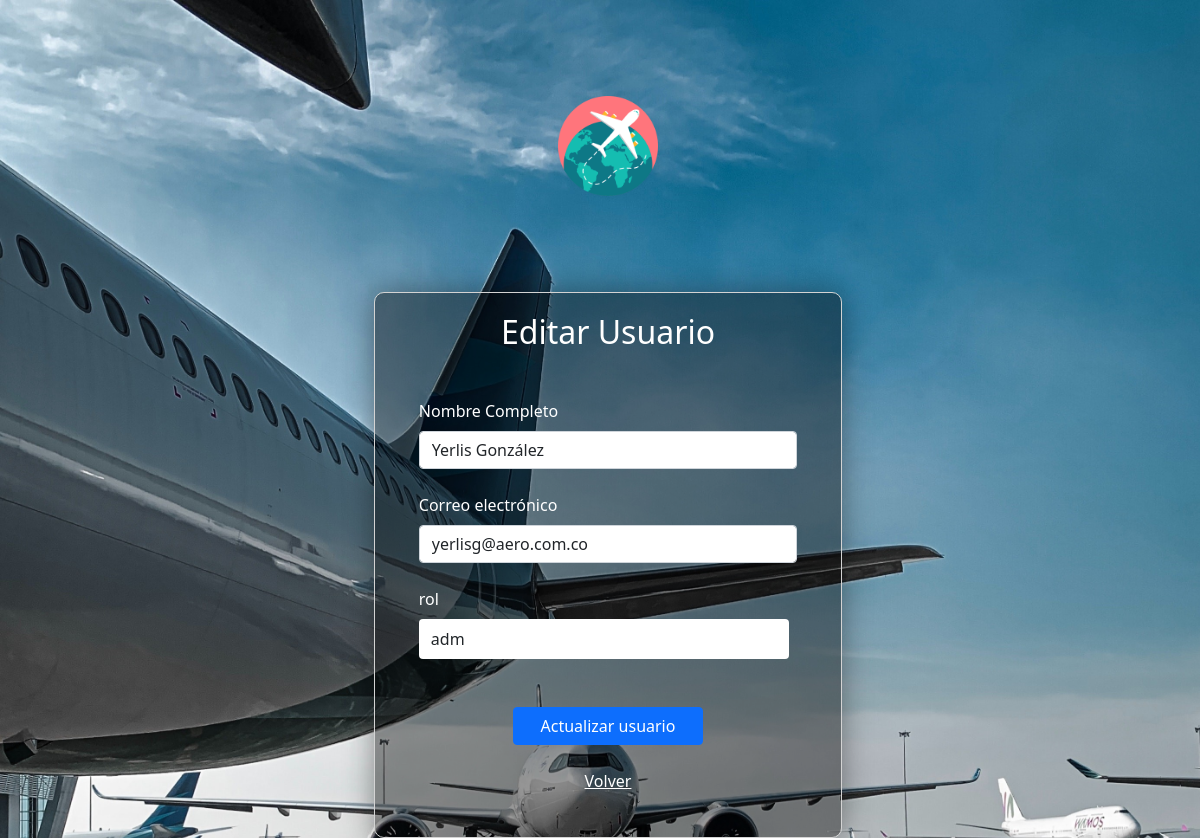
The app's page /editar/9 (signed in) with its own data.
### tables this page shows
CREATE TABLE usuarios (idusuarios INTEGER PRIMARY KEY ASC AUTOINCREMENT, nombre VARCHAR (45) NOT NULL, correo VARCHAR (45) UNIQUE NOT NULL, contrasena VARCHAR (45) NOT NULL, rol VARCHAR DEFAULT user NOT NULL);

### app.py (the view)
@app.route('/editar/<string:id>')
@login_required
def edit_usuario(id):
    rol_usuario = session.get('rol')
    if rol_usuario == 'adm':
        db = get_db()
        cursor = db.execute(
            'SELECT *  FROM usuarios WHERE idusuarios=?',
            (id,)).fetchall()
        return render_template('editar_usuario.html', usuarios=cursor)
    else:
        return redirect(url_for('acceso_denegado'))

### app.py (called while the page is built)
def login_required(view):
    @functools.wraps(view)
    def wrapped_view(**kwargs):
        if g.user is None:
            return redirect(url_for('login'))
        return view(**kwargs)
    return wrapped_view

@app.before_request
def cargar_usuario_registrado():
    print("Entró en before_request.")
    id_usuario = session.get('id_user')
    if id_usuario is None:
        g.user = None
    else:
        g.user = consultar_usuario_g(id_usuario)
    print("usuario", g.user)

### repository/data_repository.py (called while the page is built)
def consultar_usuario_g(id):
    db = get_db()
    cursor = db.execute(
        'SELECT idusuarios, nombre, correo, contrasena FROM usuarios WHERE idusuarios = ?',
        (id,)).fetchone()
    return cursor

### utils/db.py (called while the page is built)
def get_db():
    try:
        if 'db' not in g:
            print('conectada')
            g.db = sqlite3.connect('bd_vuelos.db')
        return g.db
    except Error:
        print(Error)

### templates/editar_usuario.html (shortened to what this page needs)
{% extends 'base.html' %}
    {% block body%}
        <div class="container">
          <div class="row justify-content-center pt-5 mt-5 ms-1">
            <div class="col-md-4 col-lg-5 formulario-registro">
            {%for usuario in usuarios %}
              <form
                action="/update/{{usuario[0]}}"
                method="POST"
                name="formRegistro"
                onsubmit="validar_formulario();"
              >
                <div class="form-group text-center mb-5">
                  <h2>Editar Usuario</h2>
                </div>
                <div class="form-group mx-sm-4">
                  <label for="nombre">Nombre Completo</label>
                  <input
                    type="text"
                    name="nombre"
                    id="nombre"
                    class="form-control mt-2 mb-4"
                    placeholder="Nombre completo"
                    value="{{usuario[1]}}"
                  />
                </div>
                <div class="form-group mx-sm-4">
                  <label for="email">Correo electrónico</label>
                  <input
                    type="email"
                    name="email"
                    id="email"
                    class="form-control mt-2 mb-4"
                    placeholder="Correo electrónico"
                    value="{{usuario.2}}"
                  />
                </div>
                <div class="form-group mx-sm-4">
                  <div class="wrapp-input main-input-registro">
                    <label for="password">rol</label>
                    <div class="main-input-container">
                      <input
                        type="text"
                        name="rol"
                        id="rol"
                        class="form-control mt-2 mb-4"
                        placeholder="Rol"
                        value="{{usuario.4}}"
                      />
                    </div>
                  </div>
                  {%endfor %}
                <div class="form-row">
                  <div class="d-grid gap-2 col-6 mx-auto">
                    <button type="submit" class="btn btn-primary mt-4 mb-4">
                      Actualizar usuario
                    </button>
                  </div>
                </div>
                <div class="form-group text-center mb-4" id="link-login">
                  <a href="/usuarios">Volver</a>
                </div>
              </form>
            </div>
          </div>
        </div>
    {%endblock%}

### static/css/style.css (style rules this page uses)
* { box-sizing: border-box; margin: 0; padding: 0; }
.formulario-login, .formulario-registro, .formulario-reservas { background: rgba(0, 0, 0, 0.4); padding: 20px; border-radius: 10px; box-shadow: 0 0 30px rgba(0, 0, 0, 0.4); border: 1px solid lightgrey; color: white; }
.body-login, .body-registro { background-image: url(../img/pexels-ekky-wicaksono-2.jpg); background-repeat: no-repeat; background-size: cover; background-attachment: fixed; }
#link-login a, #link-registro a { color: white; }
main .main-input-container { width: 500px; display: flex; flex-wrap: wrap; align-items: center; }
main .main-input-registro input { width: 370px; height: 40px; border: none; outline: none; }
:root { --color_cancelados: #b64b51; --color_realizados: rgb(87, 156, 87); --color_salidas: rgb(169, 206, 82); --color_llegadas: rgb(121, 133, 98); --background_color: white; }

### records on screen
usuarios: nombre "Yerlis González", email "yerlisg@aero.com.co", rol "adm"
